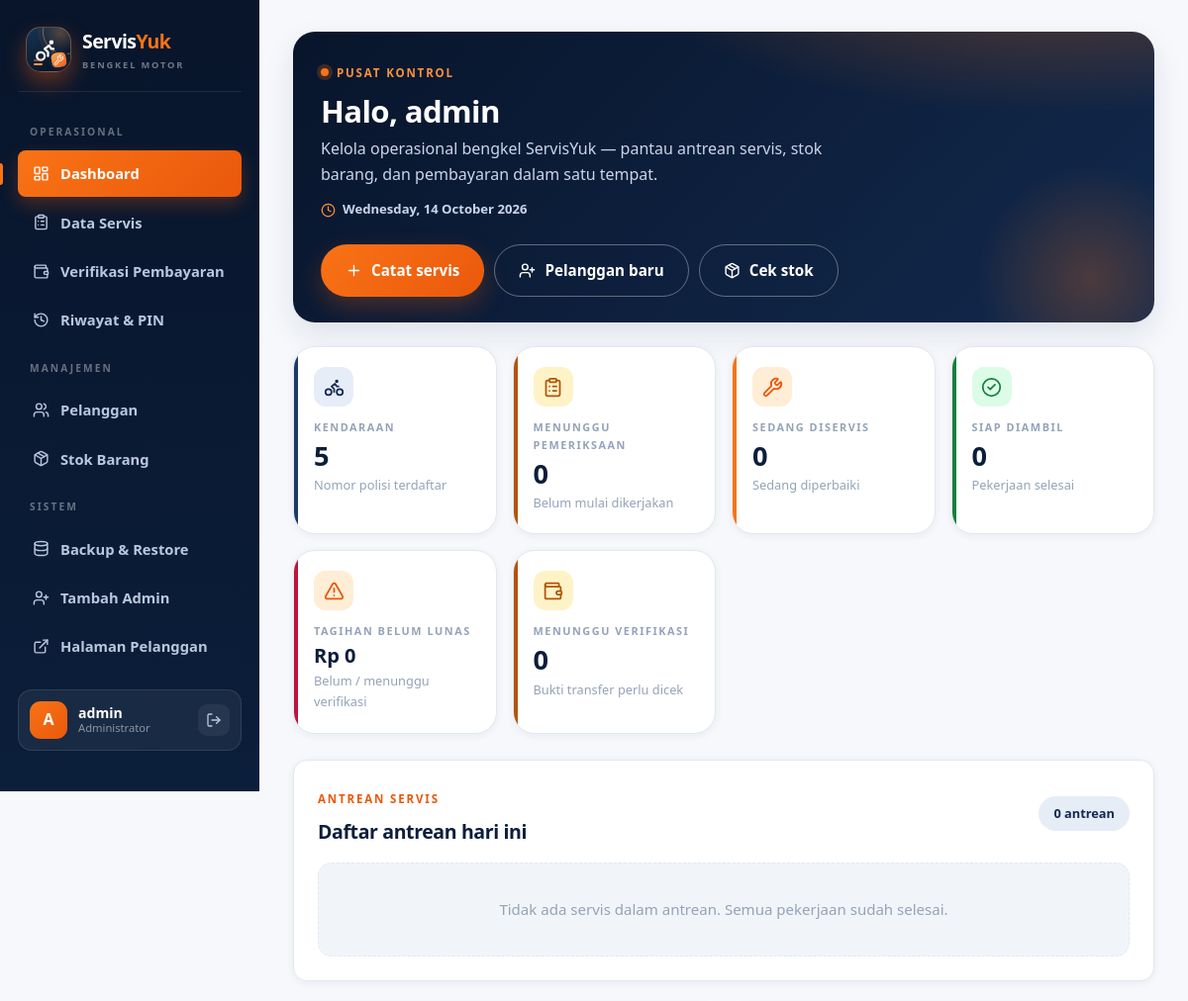
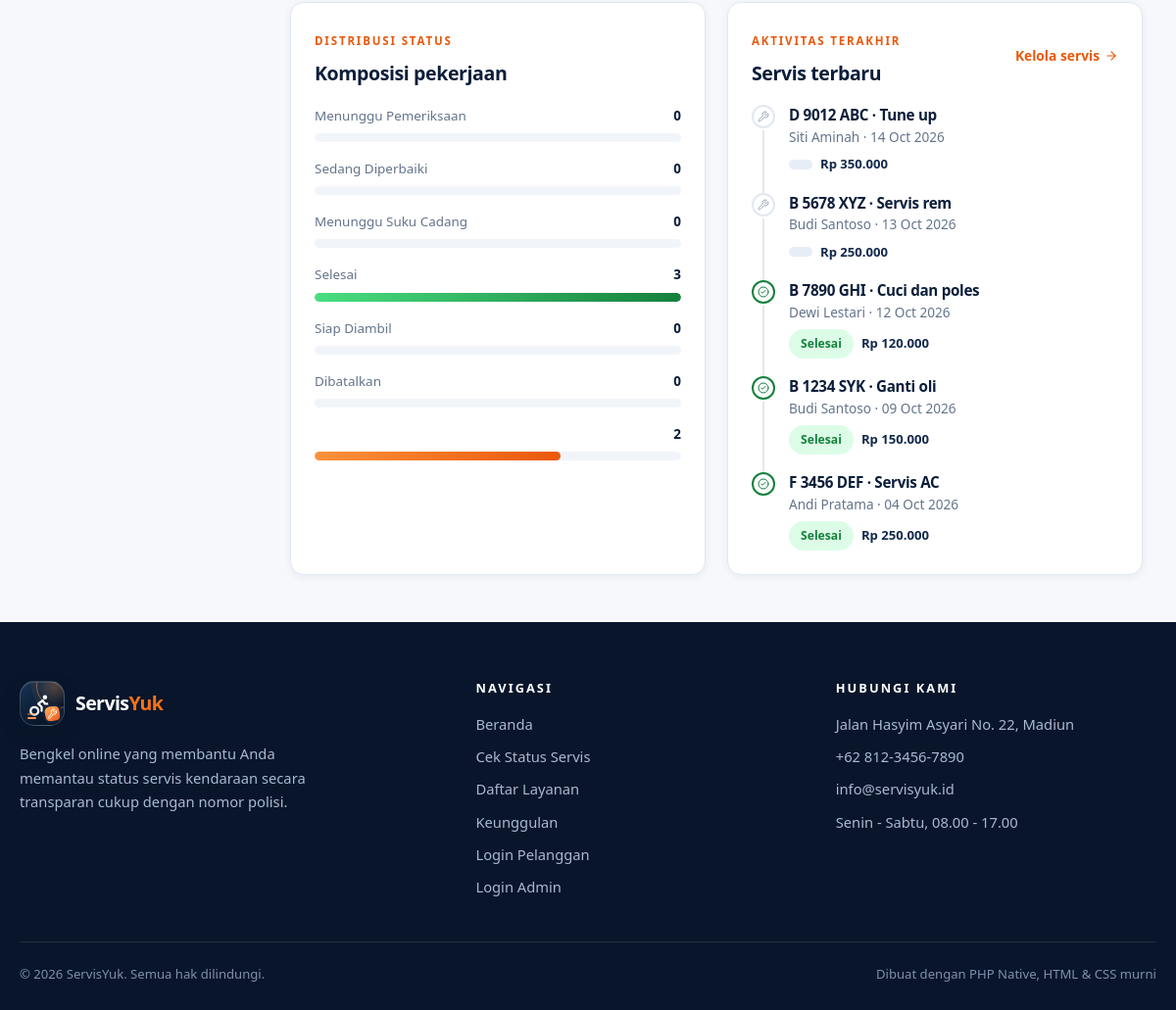
The app's page /backend/admin/dashboard.php (signed in) with its own data (2 pictures, top to bottom).
### tables this page shows
CREATE TABLE IF NOT EXISTS service_records (
 id INT UNSIGNED AUTO_INCREMENT PRIMARY KEY,
 vehicle_id INT UNSIGNED NOT NULL,
 service_type_id INT UNSIGNED DEFAULT NULL,
 description TEXT DEFAULT NULL,
 status ENUM('Menunggu Pemeriksaan','Sedang Diperbaiki','Menunggu Suku Cadang','Selesai','Siap Diambil','Dibatalkan') NOT NULL DEFAULT 'Menunggu Pemeriksaan',
 service_date DATE NOT NULL,
 estimated_done DATETIME DEFAULT NULL,
 cost DECIMAL(12,2) NOT NULL DEFAULT 0,
 completed_at DATETIME DEFAULT NULL,
 created_at TIMESTAMP DEFAULT CURRENT_TIMESTAMP,
 KEY idx_service_records_vehicle (vehicle_id),
 KEY idx_service_records_status (status),
 CONSTRAINT fk_service_records_vehicle FOREIGN KEY (vehicle_id) REFERENCES vehicles(id) ON DELETE CASCADE,
 CONSTRAINT fk_service_records_type FOREIGN KEY (service_type_id) REFERENCES service_types(id) ON DELETE SET NULL
);

CREATE TABLE IF NOT EXISTS vehicles (
 id INT UNSIGNED AUTO_INCREMENT PRIMARY KEY,
 customer_id INT UNSIGNED NOT NULL,
 plate_number VARCHAR(20) NOT NULL,
 brand VARCHAR(80) DEFAULT NULL,
 model VARCHAR(80) DEFAULT NULL,
 year SMALLINT UNSIGNED DEFAULT NULL,
 created_at TIMESTAMP DEFAULT CURRENT_TIMESTAMP,
 UNIQUE KEY unique_plate_number (plate_number),
 CONSTRAINT fk_vehicles_customer FOREIGN KEY (customer_id) REFERENCES customers(id) ON DELETE CASCADE
);

CREATE TABLE IF NOT EXISTS service_types (
 id INT UNSIGNED AUTO_INCREMENT PRIMARY KEY,
 name VARCHAR(100) NOT NULL,
 description TEXT DEFAULT NULL,
 base_price DECIMAL(12,2) NOT NULL DEFAULT 0,
 created_at TIMESTAMP DEFAULT CURRENT_TIMESTAMP,
 UNIQUE KEY unique_service_type_name (name)
);

CREATE TABLE IF NOT EXISTS customers (
 id INT UNSIGNED AUTO_INCREMENT PRIMARY KEY,
 name VARCHAR(120) NOT NULL,
 phone VARCHAR(30) DEFAULT NULL,
 email VARCHAR(120) DEFAULT NULL,
 created_at TIMESTAMP DEFAULT CURRENT_TIMESTAMP
);

### backend/includes/functions.php (called while the page is built, shortened)
<?php
require_once __DIR__ . '/icons.php';
function e(mixed $value): string
{
    return htmlspecialchars((string) ($value ?? ''), ENT_QUOTES | ENT_SUBSTITUTE, 'UTF-8');
}
function rupiah(float|int|string|null $amount): string
{
    return 'Rp ' . number_format((float) $amount, 0, ',', '.');
}
function status_class(string $status): string
{
    return match ($status) {
        'Selesai', 'Siap Diambil', 'Lunas' => 'status-success',
        'Menunggu Pemeriksaan', 'Menunggu Suku Cadang', 'Belum Dibayar' => 'status-pending',
        'Sedang Diperbaiki', 'Menunggu Verifikasi' => 'status-info',
        'Dibatalkan', 'Ditolak', 'Tidak Ditemukan' => 'status-muted',
        default => 'status-info',
    };
}
function service_statuses(): array
{
    return ['Menunggu Pemeriksaan', 'Sedang Diperbaiki', 'Menunggu Suku Cadang', 'Selesai', 'Siap Diambil', 'Dibatalkan'];
}

### backend/admin/dashboard.php (the view, shortened to what this page needs)
<?php
require_once __DIR__ . '/../includes/functions.php';
$pdo = db();
$counts = [
    'customers' => (int) $pdo->query('SELECT COUNT(*) FROM customers')->fetchColumn(),
    'vehicles' => (int) $pdo->query('SELECT COUNT(*) FROM vehicles')->fetchColumn(),
    'checking' => (int) $pdo->query("SELECT COUNT(*) FROM service_records WHERE status = 'Menunggu Pemeriksaan'")->fetchColumn(),
    'in_progress' => (int) $pdo->query("SELECT COUNT(*) FROM service_records WHERE status = 'Sedang Diperbaiki'")->fetchColumn(),
    'waiting_parts' => (int) $pdo->query("SELECT COUNT(*) FROM service_records WHERE status = 'Menunggu Suku Cadang'")->fetchColumn(),
    'ready' => (int) $pdo->query("SELECT COUNT(*) FROM service_records WHERE status = 'Siap Diambil'")->fetchColumn(),
    'unpaid' => (float) $pdo->query("SELECT COALESCE(SUM(amount),0) FROM payments WHERE status <> 'Lunas'")->fetchColumn(),
    'pending_payments' => (int) $pdo->query("SELECT COUNT(*) FROM payments WHERE status = 'Menunggu Verifikasi'")->fetchColumn(),
    'income_today' => (float) $pdo->query("SELECT COALESCE(SUM(amount),0) FROM payments WHERE status = 'Lunas' AND DATE(paid_at) = CURDATE()")->fetchColumn(),
];
$queue = $pdo->query(
    "SELECT sr.id, sr.service_date, sr.status, sr.cost, sr.description, sr.estimated_done,
            v.plate_number, v.brand, v.model, c.name AS customer_name, c.phone,
            st.name AS service_name
     FROM service_records sr
     JOIN vehicles v ON v.id = sr.vehicle_id
     JOIN customers c ON c.id = v.customer_id
     LEFT JOIN service_types st ON st.id = sr.service_type_id
     WHERE sr.status IN ('Menunggu Pemeriksaan','Sedang Diperbaiki','Menunggu Suku Cadang')
     ORDER BY sr.service_date ASC, sr.id ASC"
)->fetchAll();
$recent = $pdo->query(
    "SELECT sr.id, sr.service_date, sr.status, sr.cost,
            v.plate_number, c.name AS customer_name, st.name AS service_name
     FROM service_records sr
     JOIN vehicles v ON v.id = sr.vehicle_id
     JOIN customers c ON c.id = v.customer_id
     LEFT JOIN service_types st ON st.id = sr.service_type_id
     ORDER BY sr.service_date DESC, sr.id DESC
     LIMIT 6"
)->fetchAll();
$statusRows = $pdo->query(
    "SELECT status, COUNT(*) AS total FROM service_records GROUP BY status"
)->fetchAll();
$statusTotals = array_fill_keys(service_statuses(), 0);
foreach ($statusRows as $row) {
    $statusTotals[$row['status']] = (int) $row['total'];
}
$maxStatus = max(1, max($statusTotals));
require __DIR__ . '/../includes/header.php';
?>
<div class="dashboard-shell">
<?php require __DIR__ . '/includes/sidebar.php'; ?>
<div class="dashboard-content">
    <div class="admin-hero">
        <div class="admin-hero-copy">
            <span class="eyebrow"><span class="eyebrow-dot"></span> PUSAT KONTROL</span>
            <h1>Halo, <?= e($_SESSION['admin_name'] ?? $_SESSION['admin_username'] ?? 'Admin') ?></h1>
            <p>Kelola operasional bengkel <?= APP_NAME ?> — pantau antrean servis, stok barang, dan pembayaran dalam satu tempat.</p>
            <div class="hero-clock" style="margin-top:12px"><?= icon('clock') ?> <?= e(date('l, d F Y')) ?></div>
        </div>
        <div class="admin-hero-actions">
            <a class="button button-primary" href="servis.php"><?= icon('plus') ?> Catat servis</a>
            <a class="button button-ghost" href="pelanggan.php"><?= icon('user-plus') ?> Pelanggan baru</a>
            <a class="button button-ghost" href="stok.php"><?= icon('package') ?> Cek stok</a>
        </div>
    </div>
    <section class="stat-grid">
        <article class="stat-card accent-navy"><span class="stat-icon icon-navy"><?= icon('bike') ?></span><span class="stat-label">KENDARAAN</span><strong><?= $counts['vehicles'] ?></strong><small>Nomor polisi terdaftar</small></article>
        <article class="stat-card accent-amber"><span class="stat-icon icon-amber"><?= icon('clipboard-list') ?></span><span class="stat-label">MENUNGGU PEMERIKSAAN</span><strong><?= $counts['checking'] ?></strong><small>Belum mulai dikerjakan</small></article>
        <article class="stat-card accent-orange"><span class="stat-icon icon-orange"><?= icon('wrench') ?></span><span class="stat-label">SEDANG DISERVIS</span><strong><?= $counts['in_progress'] ?></strong><small>Sedang diperbaiki</small></article>
        <article class="stat-card accent-green"><span class="stat-icon icon-green"><?= icon('circle-check') ?></span><span class="stat-label">SIAP DIAMBIL</span><strong><?= $counts['ready'] ?></strong><small>Pekerjaan selesai</small></article>
        <article class="stat-card accent-rose"><span class="stat-icon icon-orange"><?= icon('triangle-alert') ?></span><span class="stat-label">TAGIHAN BELUM LUNAS</span><strong class="stat-money"><?= rupiah($counts['unpaid']) ?></strong><small>Belum / menunggu verifikasi</small></article>
        <article class="stat-card accent-amber"><span class="stat-icon icon-amber"><?= icon('wallet') ?></span><span class="stat-label">MENUNGGU VERIFIKASI</span><strong><?= $counts['pending_payments'] ?></strong><small>Bukti transfer perlu dicek</small></article>
    </section>
    <section class="admin-section">
        <div class="section-heading">
            <div><span class="eyebrow">ANTREAN SERVIS</span><h2>Daftar antrean hari ini</h2></div>
            <span class="count-chip"><?= count($queue) ?> antrean</span>
        </div>
        <?php if (!$queue): ?>
            <div class="empty-state">Tidak ada servis dalam antrean. Semua pekerjaan sudah selesai.</div>
        <?php endif; ?>
    </section>
    <div class="split-forms">
        <section class="admin-section" style="margin-bottom:0">
            <div class="section-heading">
                <div><span class="eyebrow">DISTRIBUSI STATUS</span><h2>Komposisi pekerjaan</h2></div>
            </div>
            <?php if (array_sum($statusTotals) === 0): ?>
                <div class="empty-state">Belum ada catatan servis.</div>
            <?php else: ?>
                <div class="meter-list">
                    <?php foreach ($statusTotals as $statusName => $total): ?>
                        <?php
                        $meterClass = match ($statusName) {
                            'Menunggu Pemeriksaan', 'Menunggu Suku Cadang' => 'meter-amber',
                            'Sedang Diperbaiki' => 'meter-navy',
                            'Selesai', 'Siap Diambil' => 'meter-green',
                            'Dibatalkan' => 'meter-rose',
                            default => '',
                        };
                        ?>
                        <div>
                            <div class="meter-top">
                                <span><?= e($statusName) ?></span>
                                <strong><?= $total ?></strong>
                            </div>
                            <div class="meter <?= $meterClass ?>">
                                <span style="width:<?= (int) round($total / $maxStatus * 100) ?>%"></span>
                            </div>
                        </div>
                    <?php endforeach; ?>
                </div>
            <?php endif; ?>
        </section>
        <section class="admin-section" style="margin-bottom:0">
            <div class="section-heading">
                <div><span class="eyebrow">AKTIVITAS TERAKHIR</span><h2>Servis terbaru</h2></div>
                <a class="text-button" href="servis.php">Kelola servis <?= icon('arrow-right') ?></a>
            </div>
            <?php if (!$recent): ?>
                <div class="empty-state">Belum ada catatan servis.</div>
            <?php else: ?>
                <div class="timeline">
                    <?php foreach ($recent as $item): ?>
                        <?php
                        $dotClass = match ($item['status']) {
                            'Selesai', 'Siap Diambil' => 'is-done',
                            'Menunggu Pemeriksaan', 'Sedang Diperbaiki', 'Menunggu Suku Cadang' => 'is-pending',
                            default => 'is-muted',
                        };
                        $dotIcon = match ($item['status']) {
                            'Selesai', 'Siap Diambil' => 'circle-check',
                            'Menunggu Suku Cadang' => 'package',
                            'Dibatalkan' => 'triangle-alert',
                            default => 'wrench',
                        };
                        ?>
                        <div class="timeline-item">
                            <span class="timeline-dot <?= $dotClass ?>"><?= icon($dotIcon) ?></span>
                            <div class="timeline-body">
                                <h4><?= e($item['plate_number']) ?> &middot; <?= e($item['service_name'] ?: 'Servis') ?></h4>
                                <p><?= e($item['customer_name']) ?> &middot; <?= e(date('d M Y', strtotime($item['service_date']))) ?></p>
                                <div class="timeline-meta">
                                    <span class="status-badge <?= status_class($item['status']) ?>"><?= e($item['status']) ?></span>
                                    <span class="timeline-cost"><?= rupiah($item['cost']) ?></span>
                                </div>
                            </div>
                        </div>
                    <?php endforeach; ?>
                </div>
            <?php endif; ?>
        </section>
    </div>
</div>
</div>
<?php require __DIR__ . '/../includes/footer.php'; ?>

### backend/includes/icons.php (shortened to what this page needs)
<?php
function icon(string $name, string $class = ''): string
{
    $name = preg_replace('/[^a-z0-9-]/', '', strtolower($name)) ?? '';
    $class = $class !== '' ? ' icon ' . trim($class) : ' icon';
    return '<svg class="' . trim($class) . '" aria-hidden="true" focusable="false">'
        . '<use href="#ic-' . $name . '"></use></svg>';
}

### records on screen
service_records: vehicle.plate_number "D 9012 ABC", service_type.name "Tune up", customers.name "Siti Aminah", service_date "14 Oct 2026", cost "Rp 350.000"
service_records: vehicle.plate_number "B 5678 XYZ", service_type.name "Servis rem", customers.name "Budi Santoso", service_date "13 Oct 2026", cost "Rp 250.000"
service_records: vehicle.plate_number "B 7890 GHI", service_type.name "Cuci dan poles", customers.name "Dewi Lestari", service_date "12 Oct 2026", status "Selesai", cost "Rp 120.000"
service_records: vehicle.plate_number "B 1234 SYK", service_type.name "Ganti oli", customers.name "Budi Santoso", service_date "09 Oct 2026", status "Selesai", cost "Rp 150.000"
service_records: vehicle.plate_number "F 3456 DEF", service_type.name "Servis AC", customers.name "Andi Pratama", service_date "04 Oct 2026", status "Selesai", cost "Rp 250.000"

### other values on screen
$label "OPERASIONAL"
$item[2] "Dashboard"
$item[2] "Data Servis"
$item[2] "Verifikasi Pembayaran"
$item[2] "Riwayat & PIN"
$label "MANAJEMEN"
$item[2] "Pelanggan"
$item[2] "Stok Barang"
$label "SISTEM"
$item[2] "Backup & Restore"
$item[2] "Tambah Admin"
$item[2] "Halaman Pelanggan"
$adminInitial "A"
$adminName "admin"
$_SESSION['admin_name'] "admin"
